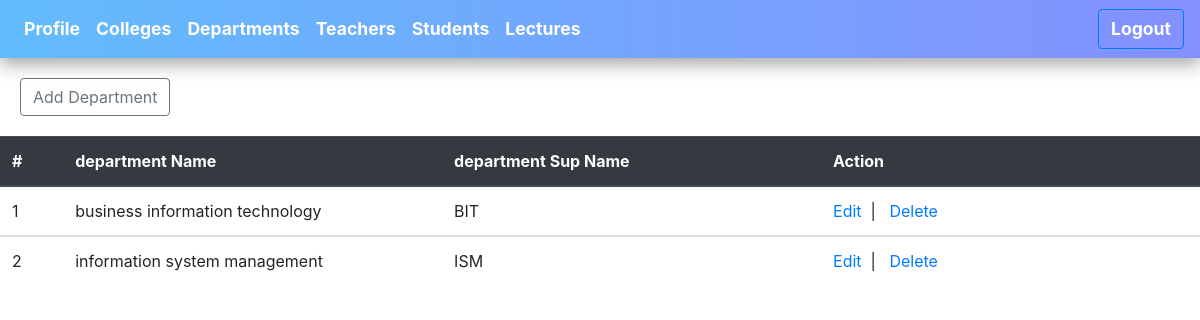
The page /deb/Deb.php (signed in) on the database its author committed.
### tables this page shows
CREATE TABLE `department` (
  `ID_dep` int(11) NOT NULL,
  `dep_name` varchar(50) NOT NULL,
  `dep_sub_name` varchar(5) NOT NULL,
  `unv_id` int(11) DEFAULT NULL
);

### deb/Deb.php (the view, shortened to what this page needs)
<?php
$host = "localhost";
$user = "root";
$password = "";
$db = "unvdb";
$link = mysqli_connect($host,$user,$password,$db);
?>
<!DOCTYPE html>
<html>
<head>
<link rel="stylesheet" href="https://cdnjs.cloudflare.com/ajax/libs/uikit/3.0.3/css/uikit.min.css" />
<link rel="stylesheet" href="https://stackpath.bootstrapcdn.com/bootstrap/4.2.1/css/bootstrap.min.css">
<link rel="stylesheet" href="../css/style3.css" type="text/css" >
</head>
<body>
<nav class="navbar navbar-expand-lg navbar-light bg-light navCol">
  <div class="collapse navbar-collapse " id="navbarNav">
    <ul class="navbar-nav">
    <li class="nav-item">
    <a class="nav-link " id="icol" href="../welcomeAdmin.php">Profile</a>
    </li>
      <li class="nav-item">
      <a class="nav-link " id="icol" href="../college/college.php">Colleges</a>
      </li>
      <li class="nav-item">
      <a class="nav-link " id="icol" href="Deb.php">Departments</a>
      </li>
      <li class="nav-item">
      <a class="nav-link " id="icol" href="../teacher/Teacher.php">Teachers</a>
      </li>
      <li class="nav-item">
      <a class="nav-link " id="icol" href="../student/Student.php">Students</a>
      </li>
      <li class="nav-item">
      <a class="nav-link " id="icol" href="../lec/lec.php">Lectures</a>
      </li>
    </ul>
  </div>
  <button type="button" class="btn btn-outline-primary "> <a id="icol" href="../logOut.php">Logout</a></button>
</nav>
        <div class="butadd">
    <a href="addDeb.php"><button type="button" class="btn btn-outline-secondary">Add Department</button></a>
    </div>
<?php
if (isset($_SESSION['email']) == true) {
    $sql = "select * from department";
    $result = mysqli_query($link, $sql);
    ?>
<table class="table">
  <thead class="thead-dark">
    <tr>
      <th scope="col" width="4%">#</th>
      <th scope="col" width="24%">department Name</th>
      <th scope="col" width="24%">department Sup Name</th>
      <th scope="col" width="24%">Action</th>
    </tr>
  </thead>
        <?php
        if ($result) {
            $i = 0;
            foreach ($result as $sdata) {
                $i++;
                ?>
  <tbody>
    <tr>
    <td><?php echo $i;?></td>
                    <td><?php echo $sdata['dep_name']?></td>
                    <td><?php echo $sdata['dep_sub_name']?></td>
                    <td>
                        <a  href="editDeb.php?id=<?php echo $sdata['ID_dep'];?>">Edit</a>&nbsp&nbsp|&nbsp&nbsp
                        <a  href="deleteDeb.php?id=<?php echo $sdata['ID_dep'];?>">Delete</a>
                    </td>
    </tr>
  </tbody>
            <?php } }else{?>
            <tr><td colspan="5"><h2>No data found</h2></td></tr>
        <?php } ?>
    </table>
    <?php
}else{
    header("location: loginAdmin.php");
}
?>
</body>
</html>

### css/style3.css (style rules this page uses)
.navCol { box-shadow: 0 6px 15px 0 rgba(0, 0, 0, 0.2), 0 6px 20px 0 rgba(0, 0, 0, 0.19); background-image: linear-gradient(to right, #62BCFC , #8490FF); }
#icol { color:white; font-size: 1.1rem; font-weight: bold; }
.butadd { padding: 20px; }

### rows shown on the page
department: dep_name "business information technology", dep_sub_name "BIT"
department: dep_name "information system management", dep_sub_name "ISM"
